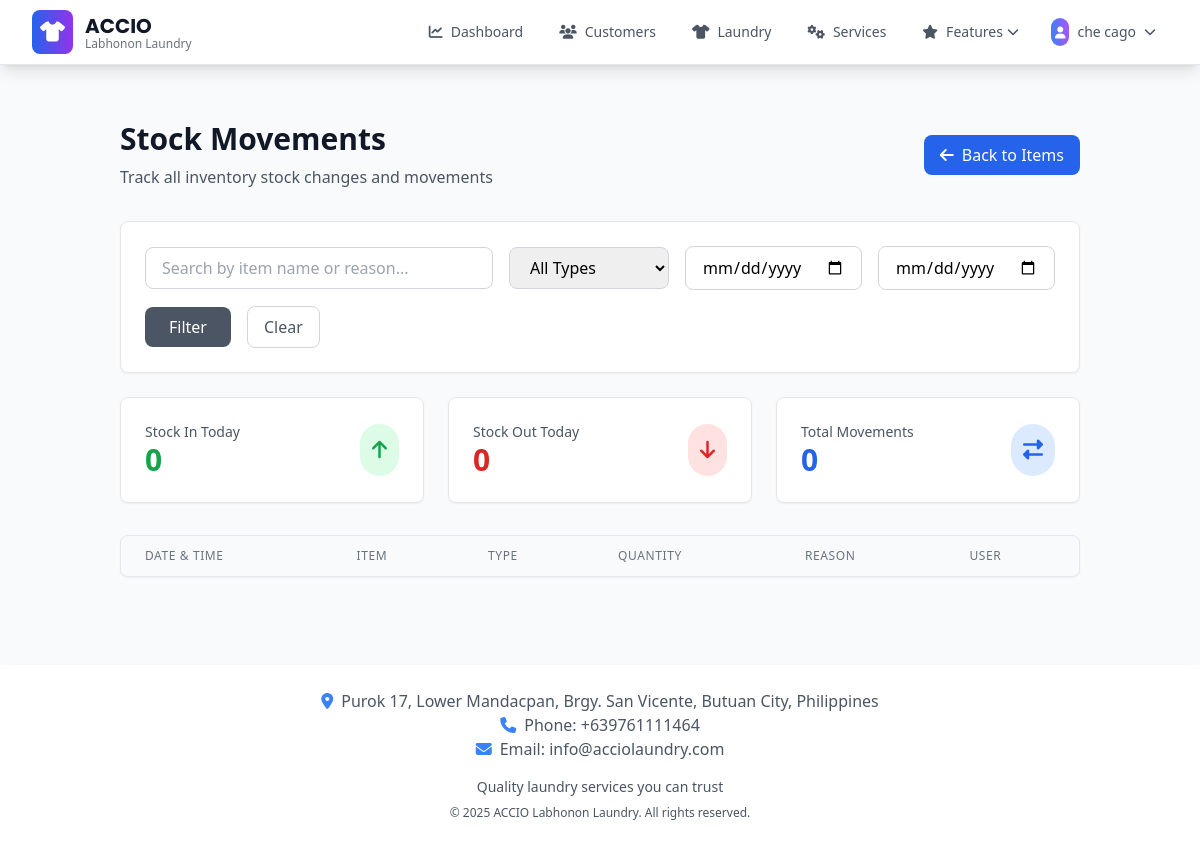
Page /inventory/movements (signed in) on the committed database.
### app/models.py (models this page shows, shortened)
class BusinessSettings(db.Model):
    id = db.Column(db.Integer, primary_key=True)
    business_name = db.Column(db.String(200), default='ACCIO')
    business_tagline = db.Column(db.String(200), default='Labhonon Laundry')
    business_description = db.Column(db.Text, default='Professional laundry services with quality care')
    phone = db.Column(db.String(50), default='+639761111464')
    email = db.Column(db.String(150), default='info@acciolaundry.com')
    address = db.Column(db.Text, default='Purok 17, Lower Mandacpan, Brgy. San Vicente, Butuan City, Philippines')
    operating_hours = db.Column(db.Text, default='Monday - Sunday: 6:00 AM - 8:00 PM')
    footer_text = db.Column(db.Text, default='Quality laundry services you can trust')
    copyright_text = db.Column(db.String(200), default='© 2025 ACCIO Labhonon Laundry. All rights reserved.')
    facebook_url = db.Column(db.String(255))
    instagram_url = db.Column(db.String(255))
    website_url = db.Column(db.String(255))
    currency_symbol = db.Column(db.String(10), default='₱')
    date_format = db.Column(db.String(20), default='%B %d, %Y')
    timezone = db.Column(db.String(50), default='Asia/Manila')
    created_at = db.Column(db.DateTime, default=datetime.utcnow)
    updated_at = db.Column(db.DateTime, default=datetime.utcnow, onupdate=datetime.utcnow)
    updated_by = db.Column(db.Integer, db.ForeignKey('user.id'))
    updated_by_user = db.relationship('User', backref='business_settings_updates')
    @staticmethod
    def get_settings():
        settings = BusinessSettings.query.first()
        if not settings:
            settings = BusinessSettings()
            db.session.add(settings)
            db.session.commit()
        return settings

class User(db.Model, UserMixin):
    id = db.Column(db.Integer, primary_key=True)
    email = db.Column(db.String(150), unique=True)
    password = db.Column(db.String(150))
    full_name = db.Column(db.String(150))
    phone = db.Column(db.String(20))
    role = db.Column(db.String(20), default='employee')  # 'super_admin', 'admin', 'manager', 'employee'
    is_active = db.Column(db.Boolean, default=True)
    date_created = db.Column(db.DateTime, default=datetime.utcnow)
    def is_admin(self):
        return self.role in ['admin', 'super_admin']
    def is_super_admin(self):
        return self.role == 'super_admin'

### app/inventory.py (the view)
@inventory.route('/movements')
@login_required
def stock_movements():
    page = request.args.get('page', 1, type=int)
    search = request.args.get('search', '').strip()
    movement_type = request.args.get('movement_type', '').strip()
    date_from = request.args.get('date_from')
    date_to = request.args.get('date_to')
    query = StockMovement.query.join(InventoryItem)
    if search:
        query = query.filter(or_(
            InventoryItem.name.ilike(f'%{search}%'),
            StockMovement.reason.ilike(f'%{search}%')
        ))
    if movement_type:
        query = query.filter(StockMovement.movement_type == movement_type)
    if date_from:
        try:
            date_from_obj = datetime.strptime(date_from, '%Y-%m-%d').date()
            query = query.filter(func.date(StockMovement.created_at) >= date_from_obj)
        except ValueError:
            pass
    if date_to:
        try:
            date_to_obj = datetime.strptime(date_to, '%Y-%m-%d').date()
            query = query.filter(func.date(StockMovement.created_at) <= date_to_obj)
        except ValueError:
            pass
    movements = query.order_by(desc(StockMovement.created_at)).paginate(
        page=page, per_page=50, error_out=False
    )
    today = date.today()
    today_in = StockMovement.query.filter(
        StockMovement.movement_type == 'IN',
        func.date(StockMovement.created_at) == today
    ).count()
    today_out = StockMovement.query.filter(
        StockMovement.movement_type == 'OUT',
        func.date(StockMovement.created_at) == today
    ).count()
    total_movements = StockMovement.query.count()
    return render_template('inventory/movements.html',
                         movements=movements,
                         today_in=today_in,
                         today_out=today_out,
                         total_movements=total_movements)

### app/templates/inventory/movements.html (shortened to what this page needs)
{% extends "base.html" %}
{% block content %}
<div class="container mx-auto px-4 sm:px-6 lg:px-8 py-8">
    <div class="mb-8 flex justify-between items-center">
        <div>
            <h1 class="text-3xl font-bold text-gray-900 mb-2">Stock Movements</h1>
            <p class="text-gray-600">Track all inventory stock changes and movements</p>
        </div>
        <a href="{{ url_for('inventory.list_items') }}"
           class="bg-blue-600 hover:bg-blue-700 text-white px-4 py-2 rounded-lg flex items-center transition-colors duration-200">
            <i class="fas fa-arrow-left mr-2"></i>
            Back to Items
        </a>
    </div>
    <div class="mb-6 bg-white rounded-lg shadow-sm border border-gray-200 p-6">
        <form method="GET" class="flex flex-wrap items-center gap-4">
            <div class="flex-1 min-w-64">
                <input type="text" name="search" value="{{ request.args.get('search', '') }}"
                       placeholder="Search by item name or reason..."
                       class="w-full px-4 py-2 border border-gray-300 rounded-lg focus:ring-2 focus:ring-blue-500 focus:border-transparent">
            </div>
            <div class="min-w-40">
                <select name="movement_type" class="w-full px-4 py-2 border border-gray-300 rounded-lg focus:ring-2 focus:ring-blue-500 focus:border-transparent">
                    <option value="">All Types</option>
                </select>
            </div>
            <div class="min-w-40">
                <input type="date" name="date_from" value="{{ request.args.get('date_from', '') }}"
                       class="w-full px-4 py-2 border border-gray-300 rounded-lg focus:ring-2 focus:ring-blue-500 focus:border-transparent">
            </div>
            <div class="min-w-40">
                <input type="date" name="date_to" value="{{ request.args.get('date_to', '') }}"
                       class="w-full px-4 py-2 border border-gray-300 rounded-lg focus:ring-2 focus:ring-blue-500 focus:border-transparent">
            </div>
            <button type="submit" class="bg-gray-600 hover:bg-gray-700 text-white px-6 py-2 rounded-lg transition-colors duration-200">
                Filter
            </button>
            <a href="{{ url_for('inventory.stock_movements') }}"
               class="text-gray-600 hover:text-gray-800 px-4 py-2 border border-gray-300 rounded-lg transition-colors duration-200">
                Clear
            </a>
        </form>
    </div>
    <div class="grid grid-cols-1 md:grid-cols-3 gap-6 mb-8">
        <div class="bg-white rounded-lg shadow-sm border border-gray-200 p-6">
            <div class="flex items-center justify-between">
                <div>
                    <p class="text-gray-600 text-sm font-medium">Stock In Today</p>
                    <p class="text-3xl font-bold text-green-600">{{ today_in or 0 }}</p>
                </div>
                <div class="bg-green-100 p-3 rounded-full">
                    <i class="fas fa-arrow-up text-green-600 text-xl"></i>
                </div>
            </div>
        </div>
        <div class="bg-white rounded-lg shadow-sm border border-gray-200 p-6">
            <div class="flex items-center justify-between">
                <div>
                    <p class="text-gray-600 text-sm font-medium">Stock Out Today</p>
                    <p class="text-3xl font-bold text-red-600">{{ today_out or 0 }}</p>
                </div>
                <div class="bg-red-100 p-3 rounded-full">
                    <i class="fas fa-arrow-down text-red-600 text-xl"></i>
                </div>
            </div>
        </div>
        <div class="bg-white rounded-lg shadow-sm border border-gray-200 p-6">
            <div class="flex items-center justify-between">
                <div>
                    <p class="text-gray-600 text-sm font-medium">Total Movements</p>
                    <p class="text-3xl font-bold text-blue-600">{{ total_movements or 0 }}</p>
                </div>
                <div class="bg-blue-100 p-3 rounded-full">
                    <i class="fas fa-exchange-alt text-blue-600 text-xl"></i>
                </div>
            </div>
        </div>
    </div>
    <div class="bg-white rounded-lg shadow-sm border border-gray-200 overflow-hidden">
        {% if movements %}
        <div class="overflow-x-auto">
            <table class="min-w-full divide-y divide-gray-200">
                <thead class="bg-gray-50">
                    <tr>
                        <th class="px-6 py-3 text-left text-xs font-medium text-gray-500 uppercase tracking-wider">Date & Time</th>
                        <th class="px-6 py-3 text-left text-xs font-medium text-gray-500 uppercase tracking-wider">Item</th>
                        <th class="px-6 py-3 text-left text-xs font-medium text-gray-500 uppercase tracking-wider">Type</th>
                        <th class="px-6 py-3 text-left text-xs font-medium text-gray-500 uppercase tracking-wider">Quantity</th>
                        <th class="px-6 py-3 text-left text-xs font-medium text-gray-500 uppercase tracking-wider">Reason</th>
                        <th class="px-6 py-3 text-left text-xs font-medium text-gray-500 uppercase tracking-wider">User</th>
                    </tr>
                </thead>
            </table>
        </div>
        {% endif %}
    </div>
</div>
{% endblock %}

### app/templates/base.html (shortened to what this page needs)
<!DOCTYPE html>
<html lang="en">
<head>
    <script src="https://cdn.tailwindcss.com"></script>
    <link rel="stylesheet" href="https://cdnjs.cloudflare.com/ajax/libs/font-awesome/6.4.0/css/all.min.css">
</head>
<body class="bg-gray-50 font-sans" data-authenticated="{% if current_user.is_authenticated %}true{% else %}false{% endif %}">
    <nav class="bg-white shadow-lg border-b border-gray-200 relative z-50">
        <div class="max-w-7xl mx-auto px-4 sm:px-6 lg:px-8">
            <div class="flex justify-between items-center h-16">
                <div class="flex items-center flex-shrink-0">
                    <div class="flex-shrink-0 flex items-center">
                        <div class="bg-gradient-to-r from-blue-600 to-purple-600 rounded-lg p-2 mr-3">
                            <i class="fas fa-tshirt text-white text-xl"></i>
                        </div>
                        <div>
                            <h1 class="brand-font text-xl font-bold text-gray-900">{{ business_settings.business_name }}</h1>
                            <p class="text-xs text-gray-500 -mt-1">{{ business_settings.business_tagline }}</p>
                        </div>
                    </div>
                </div>
                <div class="hidden md:flex items-center space-x-1 flex-1 justify-end">
                    {% if current_user.is_authenticated %}
                        <a href="{{ url_for('views.dashboard') }}"
                           class="flex items-center px-4 py-2 rounded-lg text-sm font-medium transition-all duration-200
                                  {% if request.endpoint == 'views.dashboard' %}
                                      bg-blue-50 text-blue-700 border border-blue-200
                                  {% else %}
                                      text-gray-600 hover:text-blue-700 hover:bg-blue-50
                                  {% endif %}">
                            <i class="fas fa-chart-line mr-2"></i>
                            Dashboard
                        </a>
                        {% if current_user.is_admin() %}
                        <a href="{{ url_for('customer.list_customers') }}"
                           class="flex items-center px-4 py-2 rounded-lg text-sm font-medium transition-all duration-200
                                  {% if request.endpoint == 'customer.list_customers' %}
                                      bg-blue-50 text-blue-700 border border-blue-200
                                  {% else %}
                                      text-gray-600 hover:text-blue-700 hover:bg-blue-50
                                  {% endif %}">
                            <i class="fas fa-users mr-2"></i>
                            Customers
                        </a>
                        {% endif %}
                        <a href="{{ url_for('laundry.list_laundries') }}"
                           class="flex items-center px-4 py-2 rounded-lg text-sm font-medium transition-all duration-200
                                  {% if request.endpoint == 'laundry.list_laundries' %}
                                      bg-blue-50 text-blue-700 border border-blue-200
                                  {% else %}
                                      text-gray-600 hover:text-blue-700 hover:bg-blue-50
                                  {% endif %}">
                            <i class="fas fa-tshirt mr-2"></i>
                            Laundry
                        </a>
                        {% if current_user.is_admin() %}
                        <a href="{{ url_for('service.list_services') }}"
                           class="flex items-center px-4 py-2 rounded-lg text-sm font-medium transition-all duration-200
                                  {% if request.endpoint == 'service.list_services' %}
                                      bg-blue-50 text-blue-700 border border-blue-200
                                  {% else %}
                                      text-gray-600 hover:text-blue-700 hover:bg-blue-50
                                  {% endif %}">
                            <i class="fas fa-cogs mr-2"></i>
                            Services
                        </a>
                        {% endif %}
                        {% if current_user.is_admin() %}
                        <div class="relative group">
                            <button class="flex items-center px-4 py-2 rounded-lg text-sm font-medium transition-all duration-200
                                         {% if request.endpoint and (request.endpoint.startswith('expenses.') or request.endpoint == 'views.reports' or request.endpoint == 'views.analytics' or request.endpoint.startswith('user_management.')) %}
                                             bg-blue-50 text-blue-700 border border-blue-200
                                         {% else %}
                                             text-gray-600 hover:text-blue-700 hover:bg-blue-50
                                         {% endif %}">
                                <i class="fas fa-star mr-2"></i>
                                Features
                                <i class="fas fa-chevron-down ml-1 text-xs"></i>
                            </button>
                        </div>
                        {% endif %}
                        <div class="relative ml-4 group">
                            <button class="flex items-center px-3 py-2 rounded-lg text-sm font-medium text-gray-600 hover:text-blue-700 hover:bg-blue-50 transition-all duration-200">
                                <div class="bg-gradient-to-r from-blue-500 to-purple-500 rounded-full p-1 mr-2">
                                    <i class="fas fa-user text-white text-xs"></i>
                                </div>
                                {{ current_user.full_name or current_user.email.split('@')[0] }}
                                <i class="fas fa-chevron-down ml-2 text-xs"></i>
                            </button>
                        </div>
                    {% endif %}
                </div>
            </div>
        </div>
    </nav>
    <main class="max-w-7xl mx-auto px-4 py-6">
        {% block content %}{% endblock %}
    </main>
    <footer class="bg-white shadow-lg mt-8">
        <div class="max-w-7xl mx-auto px-4 py-6">
            <div class="text-center text-gray-600">
                <p><i class="fas fa-map-marker-alt mr-2 text-blue-500"></i>{{ business_settings.address }}</p>
                <p><i class="fas fa-phone mr-2 text-blue-500"></i>Phone: {{ business_settings.phone }}</p>
                {% if business_settings.email %}
                <p><i class="fas fa-envelope mr-2 text-blue-500"></i>Email: {{ business_settings.email }}</p>
                {% endif %}
                <div class="mt-4">
                    <p class="text-sm">{{ business_settings.footer_text }}</p>
                    <p class="text-xs mt-2">{{ business_settings.copyright_text }}</p>
                </div>
            </div>
        </div>
    </footer>
</body>
</html>

### rows in the picture
BusinessSettings: business_name "ACCIO", business_tagline "Labhonon Laundry", address "Purok 17, Lower Mandacpan, Brgy. San Vicente, Butuan City, Philippines", phone "+639761111464", email "info@acciolaundry.com", footer_text "Quality laundry services you can trust", copyright_text "© 2025 ACCIO Labhonon Laundry. All rights reserved."
User: full_name "che cago"

### other values in the picture
{{ today_in or 0 }} "0"
{{ today_out or 0 }} "0"
{{ total_movements or 0 }} "0"
